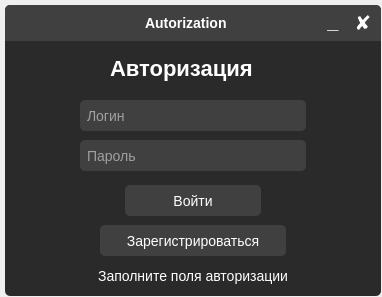
<?xml version="1.0" encoding="UTF-8"?>
<ui version="4.0">
 <class>window_login</class>
 <widget class="QDialog" name="window_login">
  <property name="geometry">
   <rect>
    <x>0</x>
    <y>0</y>
    <width>382</width>
    <height>297</height>
   </rect>
  </property>
  <property name="minimumSize">
   <size>
    <width>3</width>
    <height>270</height>
   </size>
  </property>
  <property name="maximumSize">
   <size>
    <width>23123</width>
    <height>16777215</height>
   </size>
  </property>
  <property name="windowTitle">
   <string>Login</string>
  </property>
  <property name="styleSheet">
   <string notr="true"/>
  </property>
  <property name="modal">
   <bool>false</bool>
  </property>
  <widget class="QFrame" name="frame">
   <property name="geometry">
    <rect>
     <x>5</x>
     <y>5</y>
     <width>376</width>
     <height>291</height>
    </rect>
   </property>
   <property name="minimumSize">
    <size>
     <width>376</width>
     <height>291</height>
    </size>
   </property>
   <property name="maximumSize">
    <size>
     <width>376</width>
     <height>291</height>
    </size>
   </property>
   <property name="styleSheet">
    <string notr="true">border: none;
border-radius: 5px;
background-color: #2a2a2a;
color: white;</string>
   </property>
   <property name="frameShape">
    <enum>QFrame::StyledPanel</enum>
   </property>
   <property name="frameShadow">
    <enum>QFrame::Raised</enum>
   </property>
   <widget class="QFrame" name="frame_3">
    <property name="geometry">
     <rect>
      <x>0</x>
      <y>0</y>
      <width>376</width>
      <height>36</height>
     </rect>
    </property>
    <property name="styleSheet">
     <string notr="true">QFrame{
	border-bottom-left-radius: 0px;
	border-bottom-right-radius: 0px;
	background-color: #404040;
}</string>
    </property>
    <property name="frameShape">
     <enum>QFrame::StyledPanel</enum>
    </property>
    <property name="frameShadow">
     <enum>QFrame::Raised</enum>
    </property>
    <widget class="QPushButton" name="close">
     <property name="geometry">
      <rect>
       <x>345</x>
       <y>5</y>
       <width>26</width>
       <height>26</height>
      </rect>
     </property>
     <property name="font">
      <font>
       <pointsize>-1</pointsize>
       <weight>75</weight>
       <bold>true</bold>
      </font>
     </property>
     <property name="styleSheet">
      <string notr="true">QPushButton {
	font-size: 20px;
	background-color: #404040;
	border-radius: 5px;
}
QPushButton::hover {
	background-color: #ffb0be;
	color: black;
}</string>
     </property>
     <property name="text">
      <string>✘</string>
     </property>
    </widget>
    <widget class="QPushButton" name="hide">
     <property name="geometry">
      <rect>
       <x>315</x>
       <y>5</y>
       <width>26</width>
       <height>26</height>
      </rect>
     </property>
     <property name="font">
      <font>
       <pointsize>-1</pointsize>
       <weight>75</weight>
       <bold>true</bold>
      </font>
     </property>
     <property name="styleSheet">
      <string notr="true">QPushButton {
	padding-bottom: 4px;
	font-size: 20px;
	background-color: #404040;
	border-radius: 5px;
}
QPushButton::hover {
	background-color: #2a2a2a;
}</string>
     </property>
     <property name="text">
      <string>_</string>
     </property>
    </widget>
    <widget class="QLabel" name="label_9">
     <property name="geometry">
      <rect>
       <x>140</x>
       <y>10</y>
       <width>101</width>
       <height>16</height>
      </rect>
     </property>
     <property name="font">
      <font>
       <pointsize>-1</pointsize>
       <weight>75</weight>
       <bold>true</bold>
      </font>
     </property>
     <property name="styleSheet">
      <string notr="true">font-size: 14px;
color: white;</string>
     </property>
     <property name="text">
      <string>Autorization</string>
     </property>
    </widget>
   </widget>
   <widget class="QLabel" name="label">
    <property name="geometry">
     <rect>
      <x>105</x>
      <y>50</y>
      <width>171</width>
      <height>26</height>
     </rect>
    </property>
    <property name="font">
     <font>
      <pointsize>-1</pointsize>
      <weight>75</weight>
      <italic>false</italic>
      <bold>true</bold>
      <underline>false</underline>
      <strikeout>false</strikeout>
      <kerning>true</kerning>
     </font>
    </property>
    <property name="styleSheet">
     <string notr="true">font-size: 22px;</string>
    </property>
    <property name="text">
     <string>Авторизация</string>
    </property>
   </widget>
   <widget class="QLineEdit" name="lineEdit">
    <property name="geometry">
     <rect>
      <x>75</x>
      <y>95</y>
      <width>226</width>
      <height>31</height>
     </rect>
    </property>
    <property name="autoFillBackground">
     <bool>false</bool>
    </property>
    <property name="styleSheet">
     <string notr="true">background-color: #404040;
border-radius: 5px;
padding: 2px 5px;
font-size: 14px;</string>
    </property>
    <property name="placeholderText">
     <string>Логин</string>
    </property>
    <property name="clearButtonEnabled">
     <bool>true</bool>
    </property>
   </widget>
   <widget class="QLineEdit" name="lineEdit_2">
    <property name="geometry">
     <rect>
      <x>75</x>
      <y>135</y>
      <width>226</width>
      <height>31</height>
     </rect>
    </property>
    <property name="styleSheet">
     <string notr="true">background-color: #404040;
border-radius: 5px;
padding: 2px 5px;
font-size: 14px;</string>
    </property>
    <property name="echoMode">
     <enum>QLineEdit::Password</enum>
    </property>
    <property name="placeholderText">
     <string>Пароль</string>
    </property>
    <property name="clearButtonEnabled">
     <bool>true</bool>
    </property>
   </widget>
   <widget class="QPushButton" name="pushButton">
    <property name="geometry">
     <rect>
      <x>120</x>
      <y>180</y>
      <width>136</width>
      <height>31</height>
     </rect>
    </property>
    <property name="styleSheet">
     <string notr="true">QPushButton {
	font-size: 14px;
	background-color: #404040;
	border-radius: 5px;
}
QPushButton::hover {
	background-color: #949494;
}</string>
    </property>
    <property name="text">
     <string>Войти</string>
    </property>
   </widget>
   <widget class="QPushButton" name="pushButton_2">
    <property name="geometry">
     <rect>
      <x>95</x>
      <y>220</y>
      <width>186</width>
      <height>31</height>
     </rect>
    </property>
    <property name="styleSheet">
     <string notr="true">QPushButton {
	font-size: 14px;
	background-color: #404040;
	border-radius: 5px;
}
QPushButton::hover {
	background-color: #949494;
}</string>
    </property>
    <property name="text">
     <string>Зарегистрироваться</string>
    </property>
   </widget>
   <widget class="QLabel" name="label_3">
    <property name="geometry">
     <rect>
      <x>5</x>
      <y>260</y>
      <width>366</width>
      <height>21</height>
     </rect>
    </property>
    <property name="font">
     <font>
      <pointsize>-1</pointsize>
      <weight>50</weight>
      <italic>false</italic>
      <bold>false</bold>
      <underline>false</underline>
      <strikeout>false</strikeout>
      <kerning>true</kerning>
     </font>
    </property>
    <property name="styleSheet">
     <string notr="true">font-size: 14px;</string>
    </property>
    <property name="text">
     <string>Заполните поля авторизации</string>
    </property>
    <property name="alignment">
     <set>Qt::AlignCenter</set>
    </property>
   </widget>
  </widget>
 </widget>
 <resources/>
 <connections/>
</ui>
